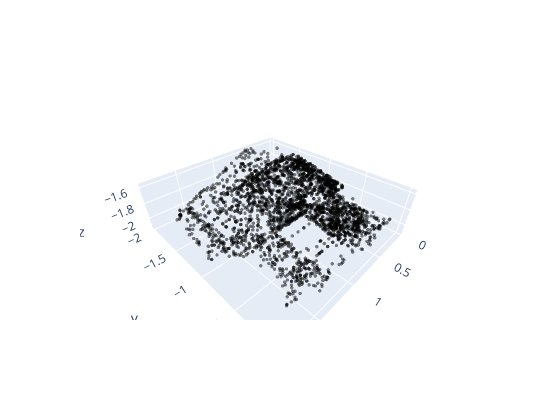

Source (notebook cell):
### Markdown cell above
## 2.3 Plot the 3D points that correspond to a keypoint in the first image. Also plot the image with the keypoints (1.0)

### Code cell
### TO DO 2.3
pts3d_image1 = []
for p in points3D.values():
    if 1 in p.image_ids:
        pts3d_image1.append(p.xyz)
pts3d_image1 = np.stack(pts3d_image1, axis=1)

fig = go.Figure(layout=dict(height=400, width=550))
fig.add_trace(go.Scatter3d(x=pts3d_image1[0], y=pts3d_image1[1], z=pts3d_image1[2], mode='markers', marker=dict(size=2, color="black", opacity=0.5)))
fig.show()
# fig = px.scatter_3d(x=pts3d_image1[0], y=pts3d_image1[1], z=pts3d_image1[2], size=np.ones_like(pts3d_image1[0]) * 0.5, opacity=1.0)
# fig.show()

### Figure 1 — Plotly figure (JSON) as saved in the notebook; plotly's stock layout.template omitted (floating-point values rounded to 4 significant figures; data arrays with more than 128 entries replaced by an {"elided": "..."} marker saying what was removed)
{"data": [{"marker": {"color": "black", "opacity": 0.5, "size": 2}, "mode": "markers", "type": "scatter3d", "x": {"elided": "2824 float values"}, "y": {"elided": "2824 float values"}, "z": {"elided": "2824 float values"}}], "layout": {"height": 400, "width": 550}}
